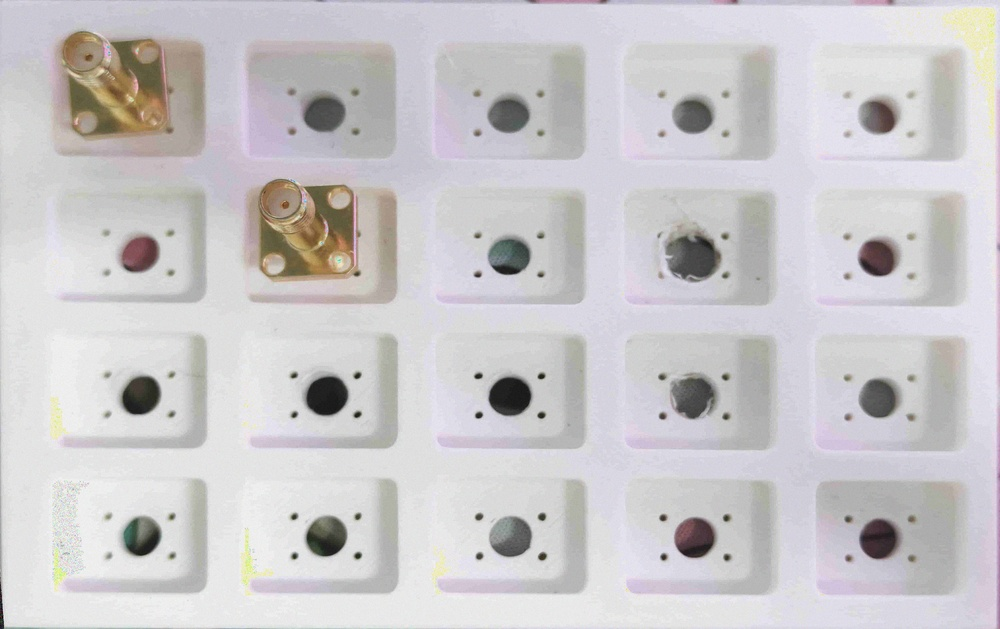
#> input picture dataset/images/图10_aug1.jpg, 1000 x 629 px, shrunk from 4114 x 2586 before the run; its folder holds only this picture in this run
$ python strength.py
#> lines starting #> are read from the running program, lines starting #| are printed output that depends on the picture
import os
from PIL import Image, ImageEnhance
import numpy as np
import random

input_dir = 'images'
output_dir = 'images_augmented'
os.makedirs(output_dir, exist_ok=True)

def add_noise(img):
    np_img = np.array(img)
    noise = np.random.randint(0, 30, np_img.shape, dtype='uint8')
    np_img = np.clip(np_img + noise, 0, 255).astype('uint8')
    return Image.fromarray(np_img)

def random_augment(img):
    choice = random.choice(['brightness', 'contrast', 'noise'])
    if choice == 'brightness':
        enhancer = ImageEnhance.Brightness(img)
        return enhancer.enhance(random.uniform(0.7, 1.3))
    elif choice == 'contrast':
        enhancer = ImageEnhance.Contrast(img)
        return enhancer.enhance(random.uniform(0.7, 1.3))
    elif choice == 'noise':
        return add_noise(img)

def main():
    for filename in os.listdir(input_dir):
        if filename.lower().endswith(('.png', '.jpg', '.jpeg')):
            path = os.path.join(input_dir, filename)
            img = Image.open(path).convert('RGB')
#> img is the input picture: PIL image 1000x629 RGB; mean R, G, B 202.2, 199.8, 201.8
            base_name = os.path.splitext(filename)[0]

            for i in range(5):  # 5次增强
                aug_img = random_augment(img)
                save_path = os.path.join(output_dir, f'{base_name}_aug{i+1}.jpg')
                aug_img.save(save_path)
#> this loop made 5 passes
#> pass 1, in main, `aug_img = random_augment(img)`:
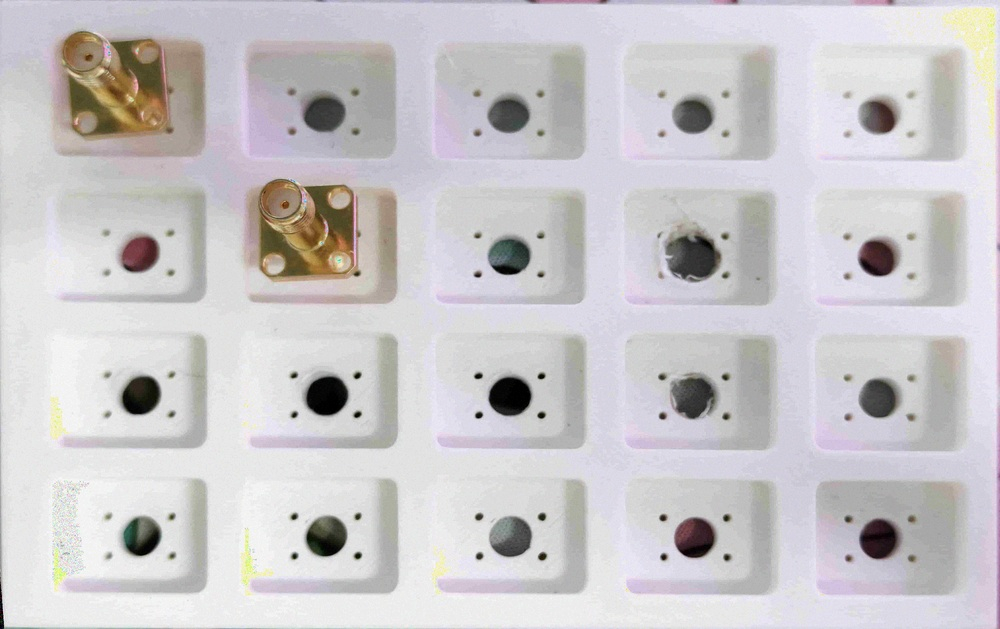
#> aug_img: PIL image 1000x629 RGB; mean R, G, B 201.9, 199.2, 201.5
#> pass 2, in main, `aug_img = random_augment(img)`:
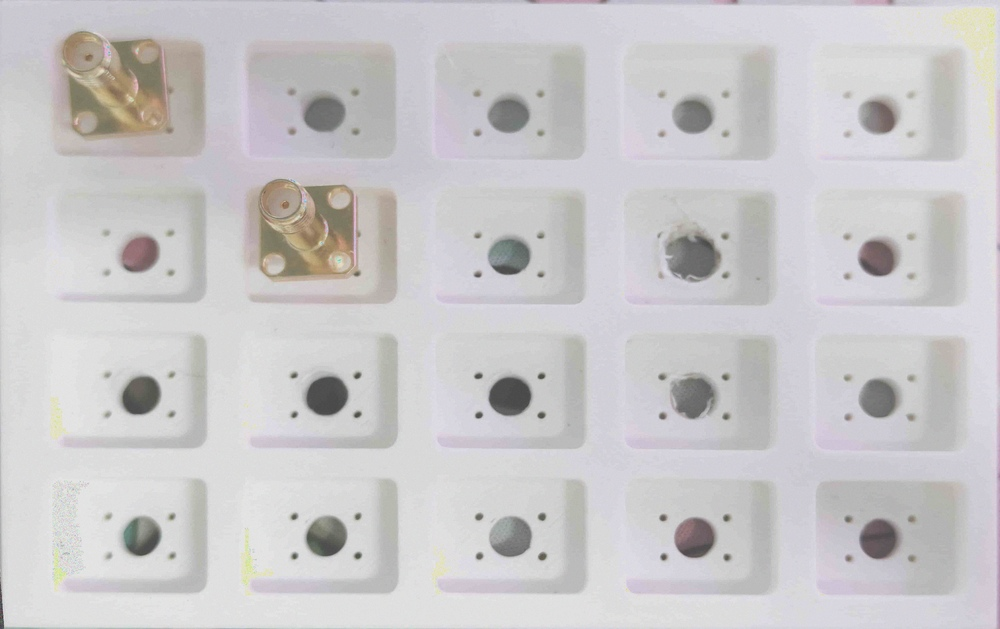
#> aug_img: PIL image 1000x629 RGB; mean R, G, B 201.4, 199.7, 201.1
#> pass 3, in add_noise, `np_img = np.clip(np_img + noise, 0, 255).astype('uint8')`:
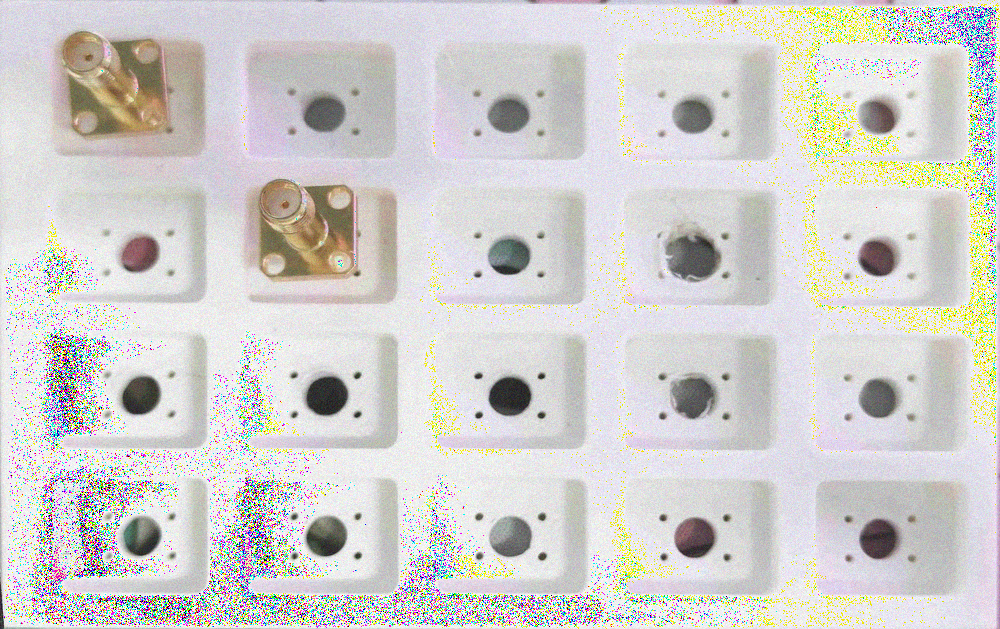
#> np_img: shape (629, 1000, 3); mean R, G, B 209.8, 208, 206

if __name__ == '__main__':
    main()

$ run again, on dataset/images/图11_aug5.jpg
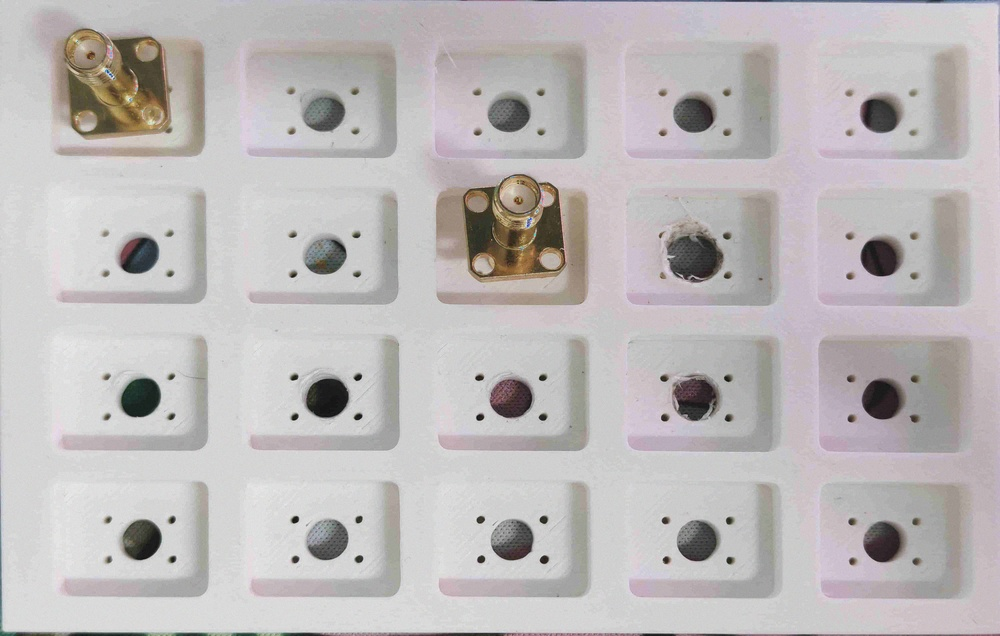
#> input picture dataset/images/图11_aug5.jpg, 1000 x 636 px, shrunk from 4002 x 2545 before the run
#> in main, img is the input picture: PIL image 1000x636 RGB; mean R, G, B 189, 184.9, 185.1
#> the loop in main, `for i in range(5):` made 5 passes
#> pass 1, in main, `aug_img = random_augment(img)`:
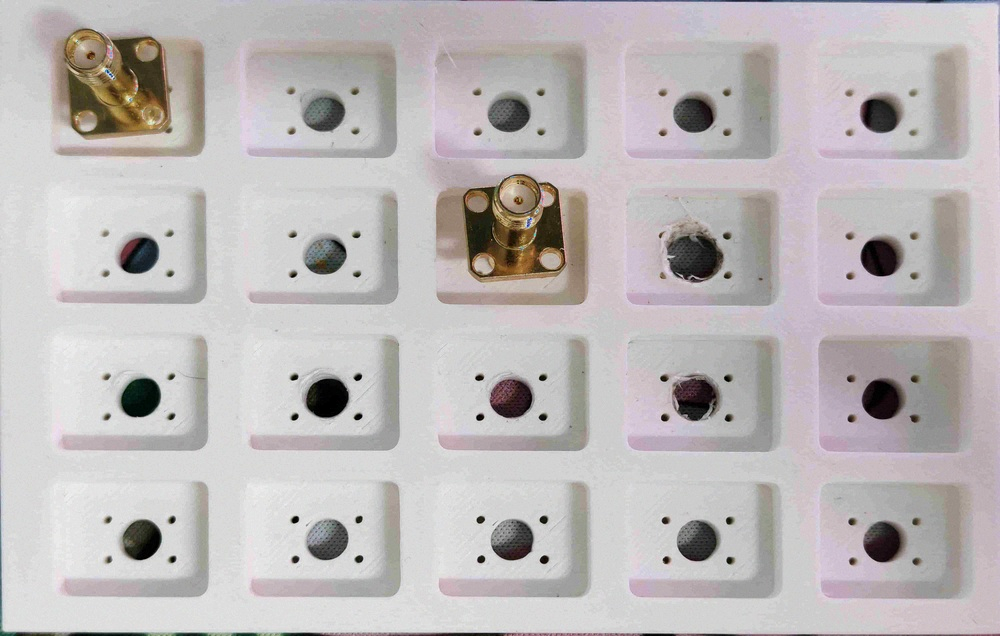
#> aug_img: PIL image 1000x636 RGB; mean R, G, B 188.9, 184.2, 184.5
#> pass 3, in add_noise, `np_img = np.clip(np_img + noise, 0, 255).astype('uint8')`:
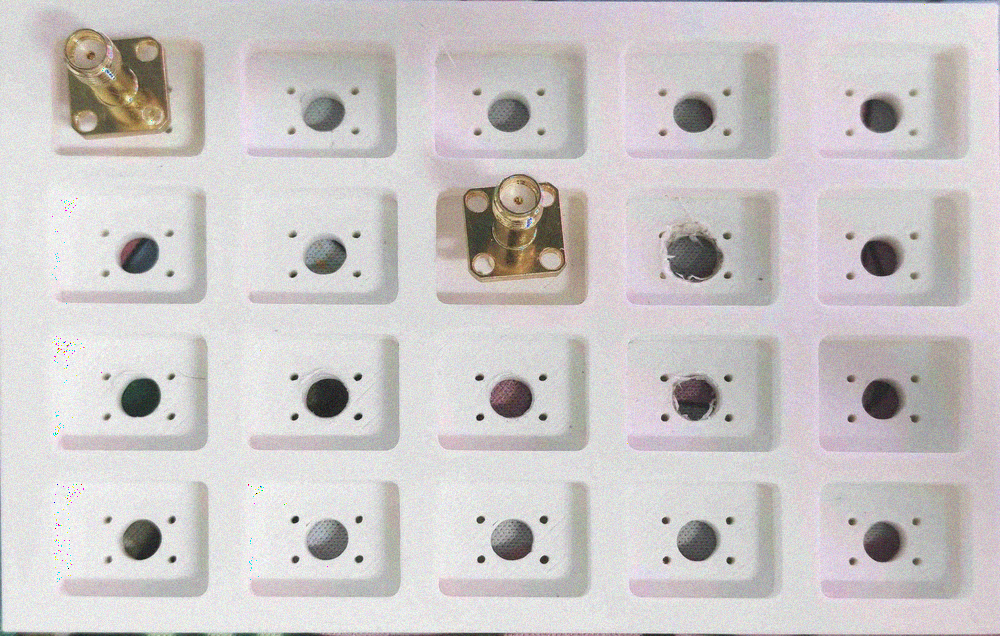
#> np_img: shape (636, 1000, 3); mean R, G, B 203.4, 199.3, 199.6

$ run again, on dataset/images/图13_aug2.jpg
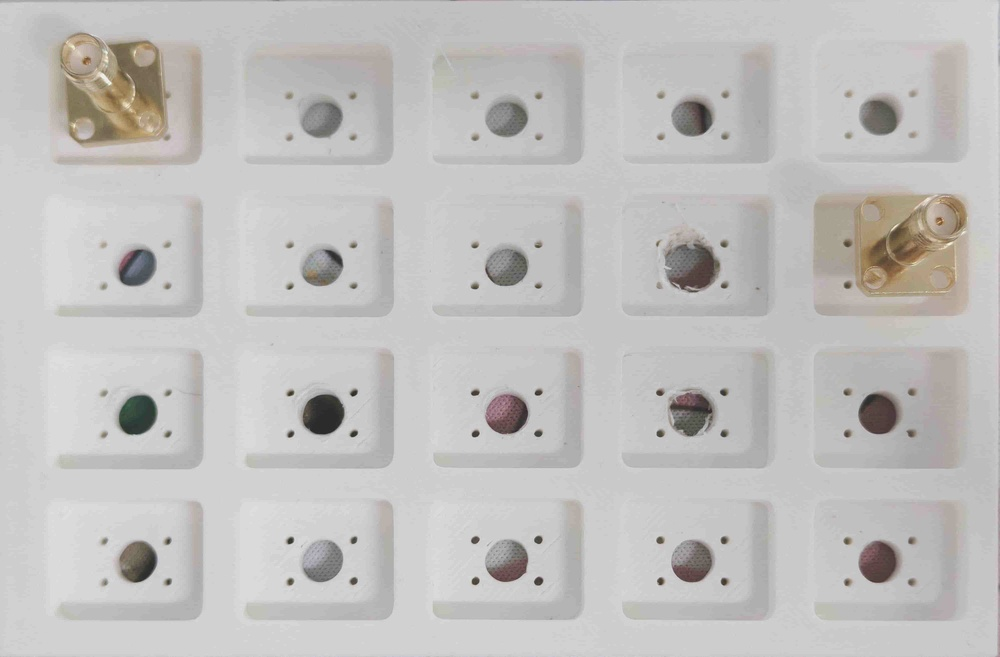
#> input picture dataset/images/图13_aug2.jpg, 1000 x 657 px, shrunk from 4001 x 2627 before the run
#> in main, img is the input picture: PIL image 1000x657 RGB; mean R, G, B 192.6, 191.2, 189.8
#> the loop in main, `for i in range(5):` made 5 passes
#> pass 3, in add_noise, `np_img = np.clip(np_img + noise, 0, 255).astype('uint8')`:
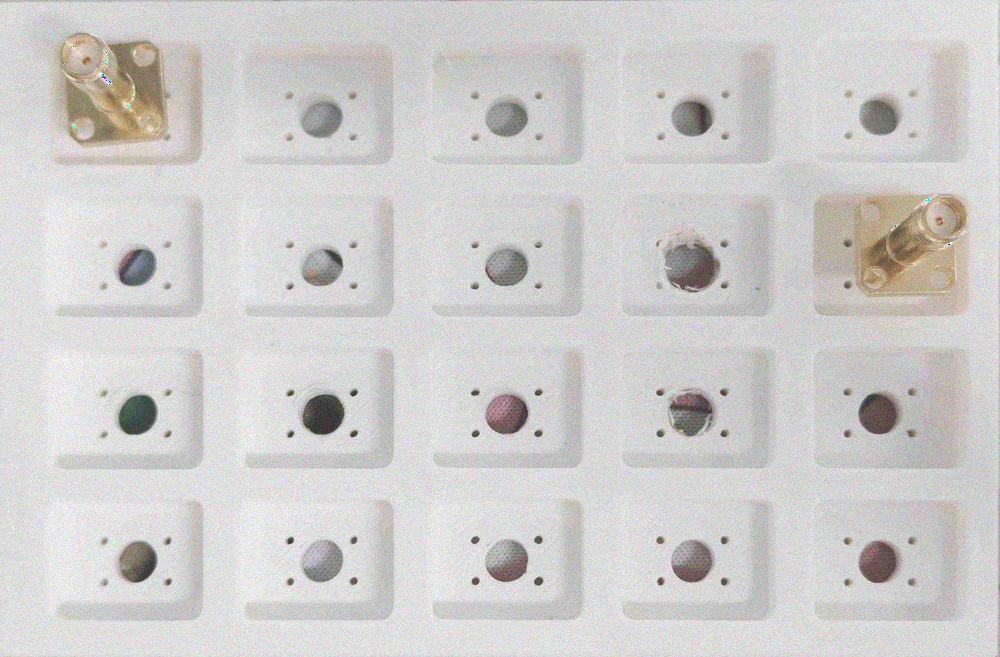
#> np_img: shape (657, 1000, 3); mean R, G, B 207.1, 205.7, 204.3
#> after the loop in main, `for i in range(5):`:
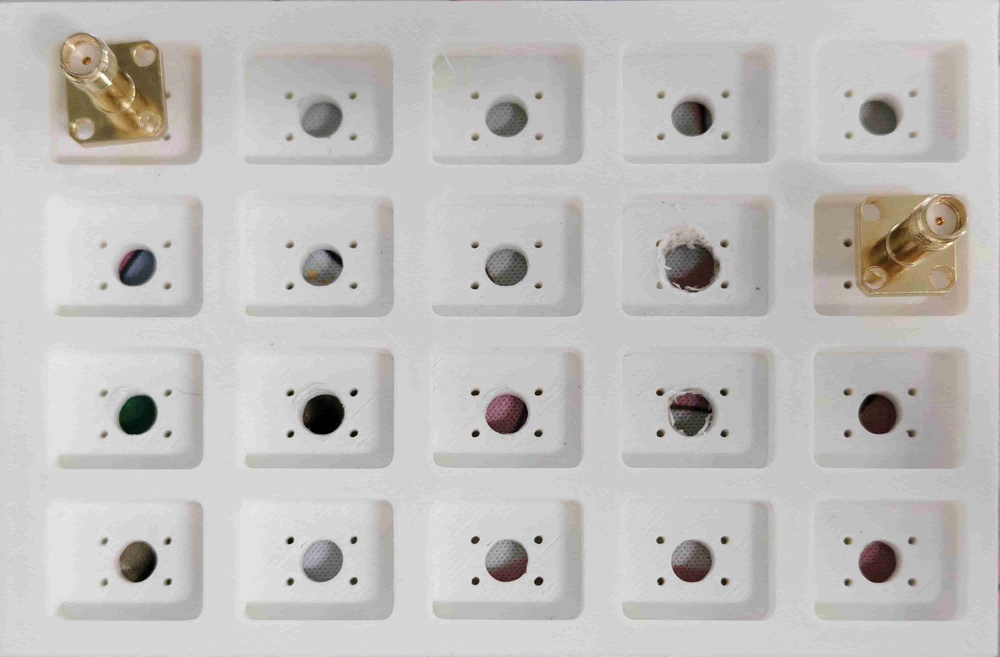
#> aug_img: PIL image 1000x657 RGB; mean R, G, B 192.6, 190.8, 189
